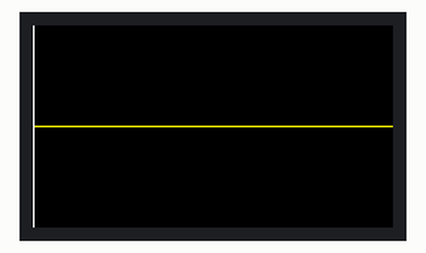
Simulated run of this sketch. Board: ESP32. Shown: 240×135 colour display. Random numbers use the default seed unless the sketch sets one; what the sketch prints to the serial monitor is not drawn.

Above: at 0.2 s.
At 15.2 s:
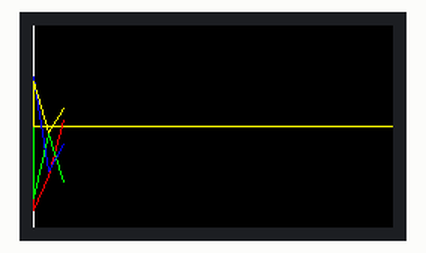
At 30.2 s:
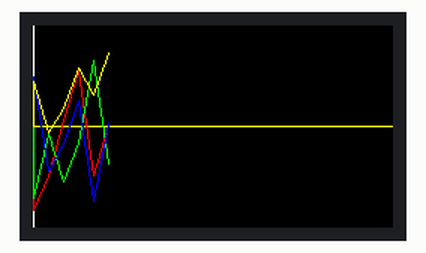
At 60.2 s:
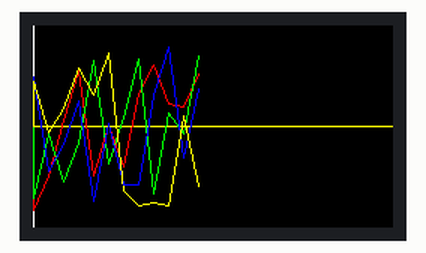
At 90.2 s:
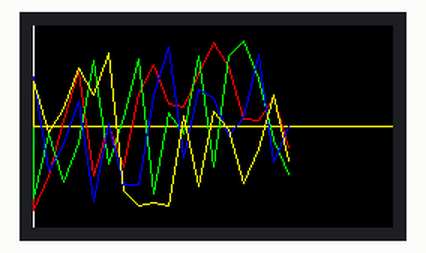
At 125.3 s:
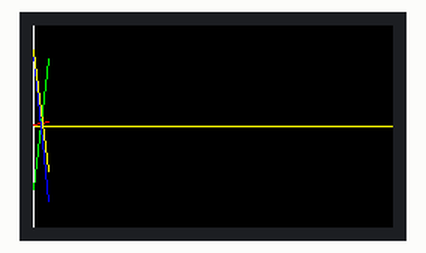

The sketch:

ideasspark_graph_example.ino
```cpp
#include <Adafruit_GFX.h>      // Core graphics library
#include <Adafruit_ST7789.h>   // Hardware-specific library for ST7789
#include <SPI.h>

// Uncomment the following line to enable serial printouts for debugging
#define SHOW_CALCULATIONS

// Define the size of the screen
#define LCD_WIDTH  135
#define LCD_HEIGHT 240

// Define the pins of the ESP32 connected to the LCD
#define LCD_MOSI 23  // SDA Pin on ESP32 D23
#define LCD_SCLK 18  // SCL Pin on ESP32 D18
#define LCD_CS   15  // Chip select control pin on ESP32 D15
#define LCD_DC    2   // Data Command control pin on ESP32 D2
#define LCD_RST   4   // Reset pin (could connect to RST pin) on ESP32 D4
#define LCD_BLK   32  // Back Light Pin on ESP32 D32

// Create the Adafruit_ST7789 object
Adafruit_ST7789 lcd = Adafruit_ST7789(LCD_CS, LCD_DC, LCD_RST);

// Define graph parameters
#define GRAPH_WIDTH LCD_WIDTH   // Adjusted for landscape mode
#define GRAPH_HEIGHT LCD_HEIGHT  // Adjusted for landscape mode
#define Y_AXIS_COLOR ST77XX_WHITE
#define X_AXIS_COLOR ST77XX_YELLOW
#define BG_COLOR ST77XX_BLACK

// Number of samples to display at once
#define POINT_SPACING 10  // Control the spacing between points
#define MAX_POINTS (GRAPH_HEIGHT / POINT_SPACING)  // Calculate based on spacing

// Colors for different variables
#define COLOR_CURRENT ST77XX_RED
#define COLOR_VIBRATION ST77XX_GREEN
#define COLOR_RPM ST77XX_BLUE
#define COLOR_TEMPERATURE ST77XX_YELLOW
#define COLOR_OUTPUT ST77XX_MAGENTA

// Store the current and last values for different inputs
float currentValue = 0.0, lastCurrentValue = 0.0;
float vibrationValue = 0.0, lastVibrationValue = 0.0;
float rpmValue = 0.0, lastRpmValue = 0.0;
float temperatureValue = 0.0, lastTemperatureValue = 0.0;

int currentIndex = 0;  // Tracks where we are in the graph

void setup() {
  // Initialize the serial monitor if debugging is enabled
  #ifdef SHOW_CALCULATIONS
  Serial.begin(115200);
  Serial.println("Starting setup...");
  #endif

  // Initialize the LCD
  lcd.init(LCD_WIDTH, LCD_HEIGHT);  // Initialize the display with the correct width and height
  lcd.setRotation(1);  // Set rotation to landscape mode (1 or 3 for landscape)

  // Turn on the backlight
  pinMode(LCD_BLK, OUTPUT);
  digitalWrite(LCD_BLK, HIGH);

  lcd.fillScreen(BG_COLOR);  // Clear the screen initially
  drawAxis();  // Draw the initial axis

  #ifdef SHOW_CALCULATIONS
  Serial.println("Setup complete.");
  #endif
}

void loop() {
  // Simulated data input (replace with actual sensor data in practice)
  static unsigned long lastUpdate = 0;
  unsigned long currentTime = millis();

  // Update data every 500 ms (adjust this value to slow down or speed up updates)
  if (currentTime - lastUpdate > 500) {  // 500 ms delay between updates
    // Simulate data
    lastCurrentValue = currentValue;
    lastVibrationValue = vibrationValue;
    lastRpmValue = rpmValue;
    lastTemperatureValue = temperatureValue;

    // Simulate values for different inputs (replace with actual sensor values)
    currentValue = random(-300, 300) / 100.0;  // Simulate current data
    vibrationValue = random(-300, 300) / 100.0;  // Simulate vibration data
    rpmValue = random(-300, 300) / 100.0;  // Simulate RPM data
    temperatureValue = random(-300, 300) / 100.0;  // Simulate temperature data

    // Plot the new data points (partial update)
    plotNewData();

    lastUpdate = currentTime;
  }
  delay(5000);  // Optional delay to control processing speed
}

// Function to draw the axis
void drawAxis() {
  lcd.drawLine(0, GRAPH_WIDTH / 2, GRAPH_HEIGHT, GRAPH_WIDTH / 2, X_AXIS_COLOR);  // X-axis
  lcd.drawLine(0, 0, 0, GRAPH_WIDTH, Y_AXIS_COLOR);  // Y-axis
}

// Function to plot new data points for all variables
void plotNewData() {
  int currentX = currentIndex * POINT_SPACING;  // Set current X based on currentIndex
  int lastX = (currentIndex - 1 + MAX_POINTS) % MAX_POINTS * POINT_SPACING; // Last X calculation with wrap-around

  // Check if we need to clear the screen
  if (currentIndex == 0) {
    lastX = 0;
  }

  // Plot Current
  plotLine(lastX, currentX, lastCurrentValue, currentValue, COLOR_CURRENT);

  // Plot Vibration
  plotLine(lastX, currentX, lastVibrationValue, vibrationValue, COLOR_VIBRATION);

  // Plot RPM
  plotLine(lastX, currentX, lastRpmValue, rpmValue, COLOR_RPM);

  // Plot Temperature
  plotLine(lastX, currentX, lastTemperatureValue, temperatureValue, COLOR_TEMPERATURE);

  // Check if we need to clear the screen and restart the graph
  if (currentIndex == MAX_POINTS - 1) {
    clearScreenAndRestart();
    lastX = 0;
  }

  // Increment the current index and wrap it around
  currentIndex = (currentIndex + 1) % MAX_POINTS; // Increment index and wrap
}

// Helper function to plot a line for a specific variable
void plotLine(int lastX, int currentX, float lastValue, float currentValue, uint16_t color) {
  int lastY = mapDataToScreen(lastValue);
  int currentY = mapDataToScreen(currentValue);
  lcd.drawLine(lastX, lastY, currentX, currentY, color);
}

// Function to clear the screen and reset the graph
void clearScreenAndRestart() {
  #ifdef SHOW_CALCULATIONS
  Serial.println("Reached the end of the screen. Clearing and restarting...");
  #endif

  lcd.fillScreen(BG_COLOR);  // Clear the screen
  drawAxis();  // Draw the axis again
  currentIndex = 0;  // Reset the index to 0
}

// Function to map data values from -3 to 3 to screen coordinates
int mapDataToScreen(float value) {
  // Define the data range you're working with
  float valueMin = -3.0;  // Minimum expected value
  float valueMax = 3.0;   // Maximum expected value

  // Define the screen range with a 10-pixel margin at top and bottom
  int screenMin = 10;  // Top margin
  int screenMax = GRAPH_WIDTH - 10;  // Bottom margin

  // Map the value to the screen height (Y-axis range from screenMin to screenMax)
  int screenY = screenMax - ((value - valueMin) / (valueMax - valueMin)) * (screenMax - screenMin);

  // Ensure the value stays within bounds (screenMin to screenMax)
  if (screenY < screenMin) screenY = screenMin;
  if (screenY > screenMax) screenY = screenMax;

  return screenY;
}
```

Measured:
- what the display in image 1 shows lasts 5.0 s, from 15.2 s to 20.2 s
